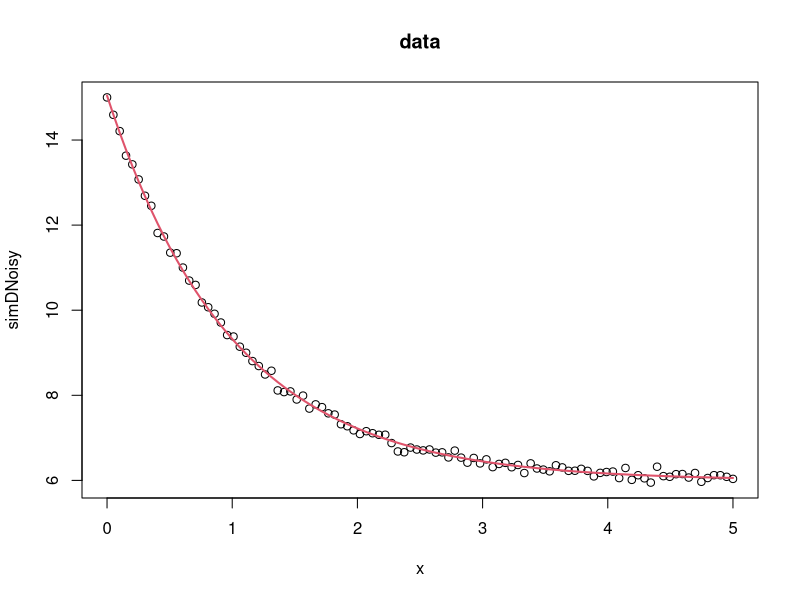
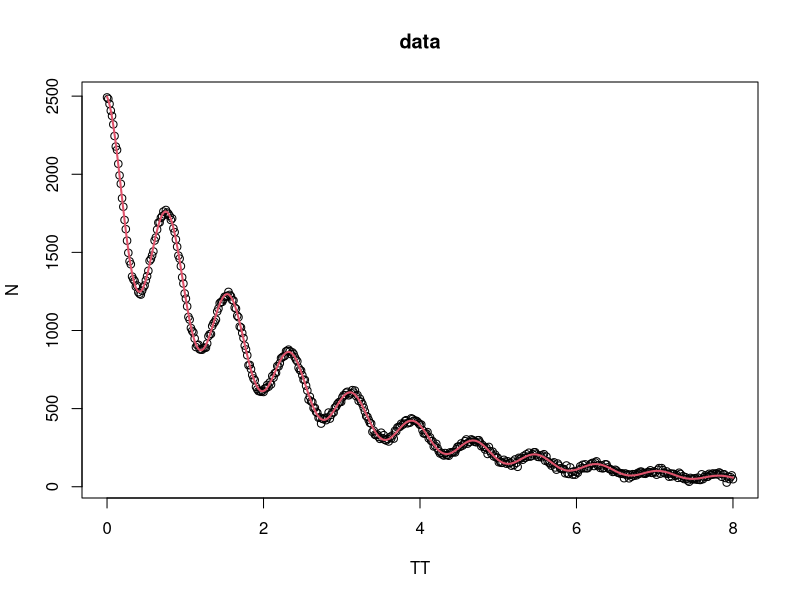

Generate these figures, in order, with R:
library(minpack.lm)


### Name: nlsLM
### Title: Standard 'nls' framework that uses 'nls.lm' for fitting
### Aliases: nlsLM
### Keywords: nonlinear optimize regression

### ** Examples

### Examples from 'nls' doc ###
DNase1 <- subset(DNase, Run == 1)
## using a selfStart model
fm1DNase1 <- nlsLM(density ~ SSlogis(log(conc), Asym, xmid, scal), DNase1)
## using logistic formula
fm2DNase1 <- nlsLM(density ~ Asym/(1 + exp((xmid - log(conc))/scal)),
                 data = DNase1, 
                 start = list(Asym = 3, xmid = 0, scal = 1))

## all generics are applicable
coef(fm1DNase1)
confint(fm1DNase1)
deviance(fm1DNase1)
df.residual(fm1DNase1)
fitted(fm1DNase1)
formula(fm1DNase1)
logLik(fm1DNase1)
predict(fm1DNase1)
print(fm1DNase1)
profile(fm1DNase1)
residuals(fm1DNase1)
summary(fm1DNase1)
update(fm1DNase1)
vcov(fm1DNase1)
weights(fm1DNase1)

## weighted nonlinear regression using 
## inverse squared variance of the response
## gives same results as original 'nls' function
Treated <- Puromycin[Puromycin$state == "treated", ]
var.Treated <- tapply(Treated$rate, Treated$conc, var)
var.Treated <- rep(var.Treated, each = 2)
Pur.wt1 <- nls(rate ~ (Vm * conc)/(K + conc), data = Treated, 
               start = list(Vm = 200, K = 0.1), weights = 1/var.Treated^2)
Pur.wt2 <- nlsLM(rate ~ (Vm * conc)/(K + conc), data = Treated, 
               start = list(Vm = 200, K = 0.1), weights = 1/var.Treated^2)
all.equal(coef(Pur.wt1), coef(Pur.wt2))

## 'nlsLM' can fit zero-noise data
## in contrast to 'nls'
x <- 1:10
y <- 2*x + 3                           
## Not run: 
##D nls(y ~ a + b * x, start = list(a = 0.12345, b = 0.54321))
## End(Not run)
nlsLM(y ~ a + b * x, start = list(a = 0.12345, b = 0.54321))

### Examples from 'nls.lm' doc
## values over which to simulate data 
x <- seq(0,5, length = 100)
## model based on a list of parameters 
getPred <- function(parS, xx) parS$a * exp(xx * parS$b) + parS$c 
## parameter values used to simulate data
pp <- list(a = 9,b = -1, c = 6) 
## simulated data with noise  
simDNoisy <- getPred(pp, x) + rnorm(length(x), sd = .1)
## make model
mod <- nlsLM(simDNoisy ~ a * exp(b * x) + c, 
             start = c(a = 3, b = -0.001, c = 1), 
             trace = TRUE)     
## plot data
plot(x, simDNoisy, main = "data")
## plot fitted values
lines(x, fitted(mod), col = 2, lwd = 2)

## create declining cosine
## with noise
TT <- seq(0, 8, length = 501)
tau <- 2.2
N0 <- 1000
a <- 0.25
f0 <- 8
Ndet <- N0 * exp(-TT/tau) * (1 + a * cos(f0 * TT))
N <- Ndet +  rnorm(length(Ndet), mean = Ndet, sd = .01 * max(Ndet))
## make model
mod <- nlsLM(N ~ N0 * exp(-TT/tau) * (1 + a * cos(f0 * TT)), 
             start = c(tau = 2.2, N0 = 1500, a = 0.25, f0 = 10), 
             trace = TRUE)  

## plot data
plot(TT, N, main = "data")
## plot fitted values
lines(TT, fitted(mod), col = 2, lwd = 2)
